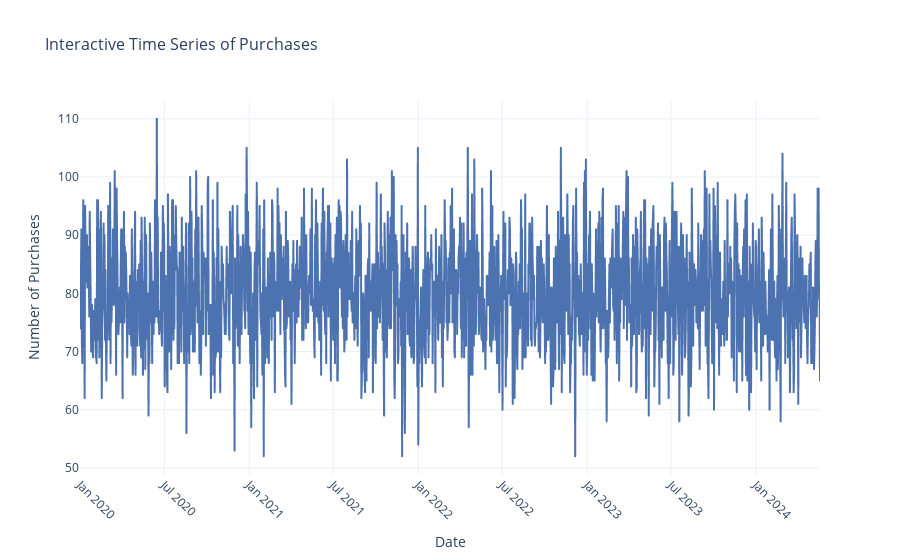

Source (notebook cell):
### Code cell
import plotly.express as px


# Group by date and count the number of transactions per day
daily_counts = data.groupby(data['Date'].dt.date).size().reset_index(name="Number of Purchases")

# Create an interactive line plot
fig = px.line(daily_counts, x="Date", y="Number of Purchases",
              markers=False, 
              title="Interactive Time Series of Purchases",
              labels={"Date": "Date", "Number of Purchases": "Number of Purchases"},
              template="plotly_white")

# Customize marker size and line width
fig.update_traces(marker=dict(size=8), line=dict(width=2, color="#4c72b0"))

# Update layout for better readability
fig.update_layout(
    xaxis=dict(showgrid=True, tickangle=45),
    yaxis=dict(showgrid=True),
    title_font=dict(size=16),
    font=dict(size=12),
    hovermode="x unified"
)

# Show the interactive plot
fig.show()

### Figure 1 — Plotly figure (JSON) as saved in the notebook; plotly's stock layout.template omitted (floating-point values rounded to 4 significant figures; data arrays with more than 128 entries replaced by an {"elided": "..."} marker saying what was removed)
{"data": [{"hovertemplate": "Date=%{x}<br>Number of Purchases=%{y}<extra></extra>", "legendgroup": "", "line": {"color": "#4c72b0", "dash": "solid", "width": 2}, "marker": {"size": 8, "symbol": "circle"}, "mode": "lines", "name": "", "showlegend": false, "type": "scattergl", "x": {"elided": "1600 str values"}, "xaxis": "x", "y": {"elided": "1600 int values"}, "yaxis": "y"}], "layout": {"font": {"size": 12}, "hovermode": "x unified", "legend": {"tracegroupgap": 0}, "title": {"font": {"size": 16}, "text": "Interactive Time Series of Purchases"}, "xaxis": {"anchor": "y", "domain": [0, 1], "showgrid": true, "tickangle": 45, "title": {"text": "Date"}}, "yaxis": {"anchor": "x", "domain": [0, 1], "showgrid": true, "title": {"text": "Number of Purchases"}}}}
